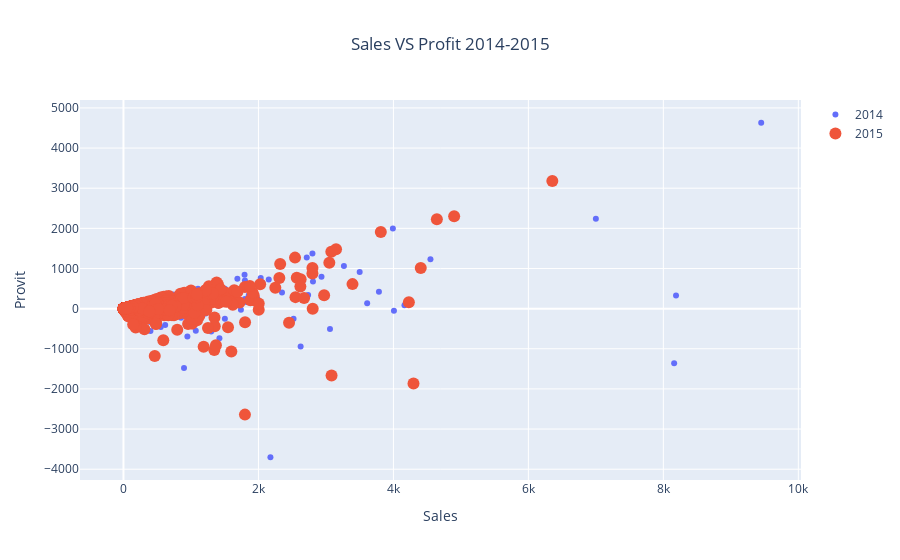

Notebook code cell kept with this figure:
### Code cell
dot1 = go.Scatter(
    x=df_2014_2015_concat[df_2014_2015_concat.order_year == "2014"].sales,
    y=df_2014_2015_concat[df_2014_2015_concat.order_year == "2014"].profit,
    mode="markers",
    marker={ # add marker parameters
        "size": 6,
    },
    name="2014"
)

dot2 = go.Scatter(
    x=df_2014_2015_concat[df_2014_2015_concat.order_year == "2015"].sales,
    y=df_2014_2015_concat[df_2014_2015_concat.order_year == "2015"].profit,
    mode="markers",
    marker={ # add marker parameters
        "size": 12,
    },
    name="2015"
)

data = [dot1,dot2]

# add layout variables
layout = {
    "title": {
        "text" : "Sales VS Profit 2014-2015",
        "x": 0.5, # x values have values from 0 to 1. if you use 0.5, it is in the middle
    },
    "xaxis": { # add labels on the x axis
        "title": "Sales",
    },
    "yaxis": { # add labels on the y axis
        "title": "Provit",
    }
}

fig = go.Figure(data=data, layout=layout)
iplot(fig)

### Figure 1 — Plotly figure (JSON) as saved in the notebook; plotly's stock layout.template omitted (floating-point values rounded to 4 significant figures; data arrays with more than 128 entries replaced by an {"elided": "..."} marker saying what was removed)
{"data": [{"marker": {"size": 6}, "mode": "markers", "name": "2014", "type": "scatter", "x": {"elided": "1992 float values"}, "y": {"elided": "1992 float values"}}, {"marker": {"size": 12}, "mode": "markers", "name": "2015", "type": "scatter", "x": {"elided": "2102 float values"}, "y": {"elided": "2102 float values"}}], "layout": {"title": {"text": "Sales VS Profit 2014-2015", "x": 0.5}, "xaxis": {"title": {"text": "Sales"}}, "yaxis": {"title": {"text": "Provit"}}}}
